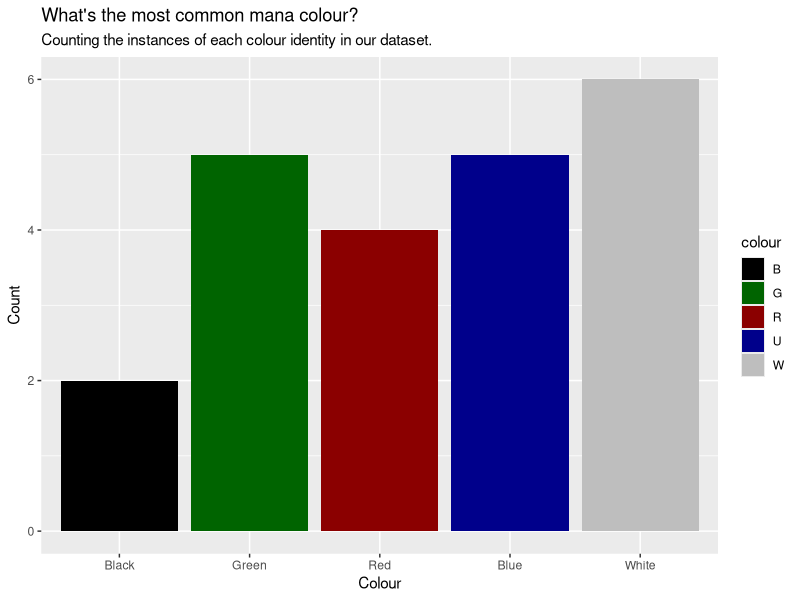
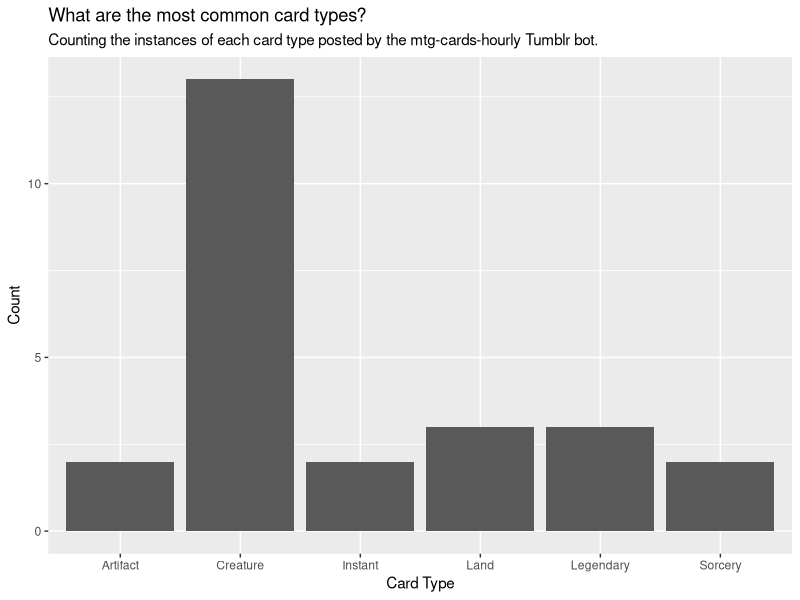

The R source for these figures, in order:
## ---- chunk 1
knitr::opts_chunk$set(echo=FALSE, message=FALSE, warning=FALSE, error=FALSE)

library(tidyverse)
## ---- chunk 2
logged_data <- read_csv("./data.csv")

latest_data <- logged_data %>%
 rename(
   CardName = 'Card Name',
   CardTypes = 'Card Types',
   ManaCost = 'Mana Value'
 )

# Last minute recreation of the str_count function from stringr
str_count <- function(string_vector, pattern) {
  counts <- numeric(length(string_vector))
  matches <- gregexpr(pattern, string_vector)
  for(i in 1:length(matches)) {
    if(matches[[i]][1] != -1) {
      counts[i] <- length(matches[[i]])
    }
  }
  return(counts)
}

# Convert mana cost to mana value
latest_data$ManaValue <- as.numeric(str_extract(latest_data$ManaCost, "\\d+")) +
 str_count(latest_data$ManaCost, "W") +
 str_count(latest_data$ManaCost, "U") +
 str_count(latest_data$ManaCost, "R") +
 str_count(latest_data$ManaCost, "B") +
 str_count(latest_data$ManaCost, "G")

# Separate card types for counting
latest_data_longer <- latest_data %>%
  separate_rows(CardTypes, sep = ", ")

card_type_plot <- latest_data_longer %>%
 ggplot() +
 geom_bar(aes(x=CardTypes)) +
 labs(
   title="What are the most common card types?",
   subtitle="Counting the instances of each card type posted by the mtg-cards-hourly Tumblr bot.",
   x = "Card Type",
   y = "Count"
 ) 

mana_counts <- tibble(
 colour = c("W", "U", "R", "B", "G"),
 count = 0
)
for(i in 1:5)  {
 mana_counts$count[i] <- sum(str_count(latest_data$ManaCost, mana_counts$colour[i]) > 0)
}
colour_plot <- ggplot(mana_counts) +
 geom_bar(aes(x=colour, y=count, fill=colour), stat = "identity") +
 scale_fill_manual(values= c(
   "W" = "gray",
   "U" = "darkblue",
   "B" = "black",
   "R" = "darkred",
   "G" = "darkgreen"
 )) +
 scale_x_discrete(labels = c(
   "W" = "White",
   "U" = "Blue",
   "R" = "Red",
   "B" = "Black",
   "G" = "Green"
 )) +
 labs(
   title= "What's the most common mana colour?",
   subtitle = "Counting the instances of each colour identity in our dataset.",
   x = "Colour",
   y = "Count"
 )

mean_mana_value <- mean(latest_data$ManaValue)
mode_colour <- mana_counts[which.max(mana_counts$count), ]

## ---- chunk 3
plot(colour_plot)
plot(card_type_plot)
